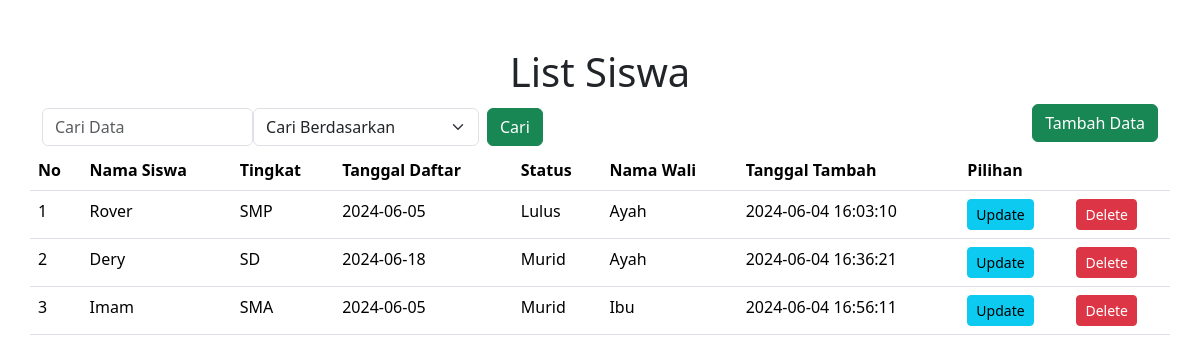
The page / on the database its author committed.
### tables this page shows
CREATE TABLE `pendaftaran` (
  `id_daftar` int(11) NOT NULL,
  `nama_siswa` varchar(225) NOT NULL,
  `nis` int(11) NOT NULL,
  `tanggal_daftar` date NOT NULL,
  `status` varchar(20) NOT NULL,
  `id_wali` int(11) NOT NULL,
  `tanggal_tambah` datetime DEFAULT NULL,
  `tanggal_update` datetime DEFAULT NULL,
  `tanggal_hapus` datetime DEFAULT NULL
);

CREATE TABLE `siswa` (
  `nis` int(11) NOT NULL,
  `jenjang` varchar(50) NOT NULL
);

CREATE TABLE `walimurid` (
  `id_wali` int(11) NOT NULL,
  `nama_wali` varchar(50) NOT NULL
);

### index.php (the view, shortened to what this page needs)
<!doctype html>
<html lang="en">
<head>
    <link href="https://cdn.jsdelivr.net/npm/bootstrap@5.3.3/dist/css/bootstrap.min.css" rel="stylesheet">
</head>
<body>
    <div class="container">
        <h1 class="text-center mt-5">List Siswa</h1>
        <div class="row">
            <div class="d-flex justify-content-between">
                <form action="" method="get" class="d-flex align-items-center">
                    <input class="form-control" placeholder="Cari Data" name="search" value="<?php echo isset($_GET['search']) ? $_GET['search'] : ''; ?>"/>
                    <select name="search_by" class="form-select">
                        <option value="">Cari Berdasarkan</option>
                    </select>
                    <button type="submit" class="btn btn-success mx-2">Cari</button>
                </form>
                <a href="insert.php" class="ml-auto mb-2"><button class="btn btn-success">Tambah Data</button></a>
            </div>
            <table class="table">
                <thead>
                <tr>
                    <th>No</th>
                    <th>Nama Siswa</th>
                    <th>Tingkat</th>
                    <th>Tanggal Daftar</th>
                    <th>Status</th>
                    <th>Nama Wali</th>
                    <th>Tanggal Tambah</th>
                    <th colspan="2">Pilihan</th>
                </tr>
                </thead>
                <tbody>
                <?php
                $db = new ConfigDB();
                $conn = $db->connect();
                $whereClause = "WHERE p.tanggal_hapus IS NULL";
                $query = "
                    SELECT p.id_daftar, p.nama_siswa, s.jenjang, p.tanggal_daftar, p.status, w.nama_wali, p.tanggal_tambah
                    FROM pendaftaran p
                    LEFT JOIN siswa s ON p.nis = s.nis
                    LEFT JOIN walimurid w ON p.id_wali = w.id_wali
                    $whereClause";
                $result = $conn->query($query);
                $totalRows = $result->num_rows;
                if ($totalRows > 0) {
                    foreach ($result as $key => $row) {
                        echo "<tr>";
                        echo "<td>".($key + 1)."</td>";
                        echo "<td>".$row['nama_siswa']."</td>";
                        echo "<td>".$row['jenjang']."</td>";
                        echo "<td>".$row['tanggal_daftar']."</td>";
                        echo "<td>".$row['status']."</td>";
                        echo "<td>".$row['nama_wali']."</td>";
                        echo "<td>".$row['tanggal_tambah']."</td>";
                        echo "<td><a class='btn btn-sm btn-info' href='update.php?id={$row['id_daftar']}'>Update</a></td>";
                        echo "<td><button class='btn btn-sm btn-danger' onclick='confirmDelete({$row['id_daftar']})'>Delete</button></td>";
                        echo "</tr>";
                    }
                } else {
                    echo "<tr><td colspan='8' class='text-center'>No Data</td></tr>";
                }
                ?>
                </tbody>
            </table>
        </div>
    </div>
</body>
</html>

### rows shown on the page
pendaftaran: nama_siswa "Rover", nis.jenjang "SMP", tanggal_daftar "2024-06-05", status "Lulus", id_wali.nama_wali "Ayah", tanggal_tambah "2024-06-04 16:03:10"
pendaftaran: nama_siswa "Dery", nis.jenjang "SD", tanggal_daftar "2024-06-18", status "Murid", id_wali.nama_wali "Ayah", tanggal_tambah "2024-06-04 16:36:21"
pendaftaran: nama_siswa "Imam", nis.jenjang "SMA", tanggal_daftar "2024-06-05", status "Murid", id_wali.nama_wali "Ibu", tanggal_tambah "2024-06-04 16:56:11"
